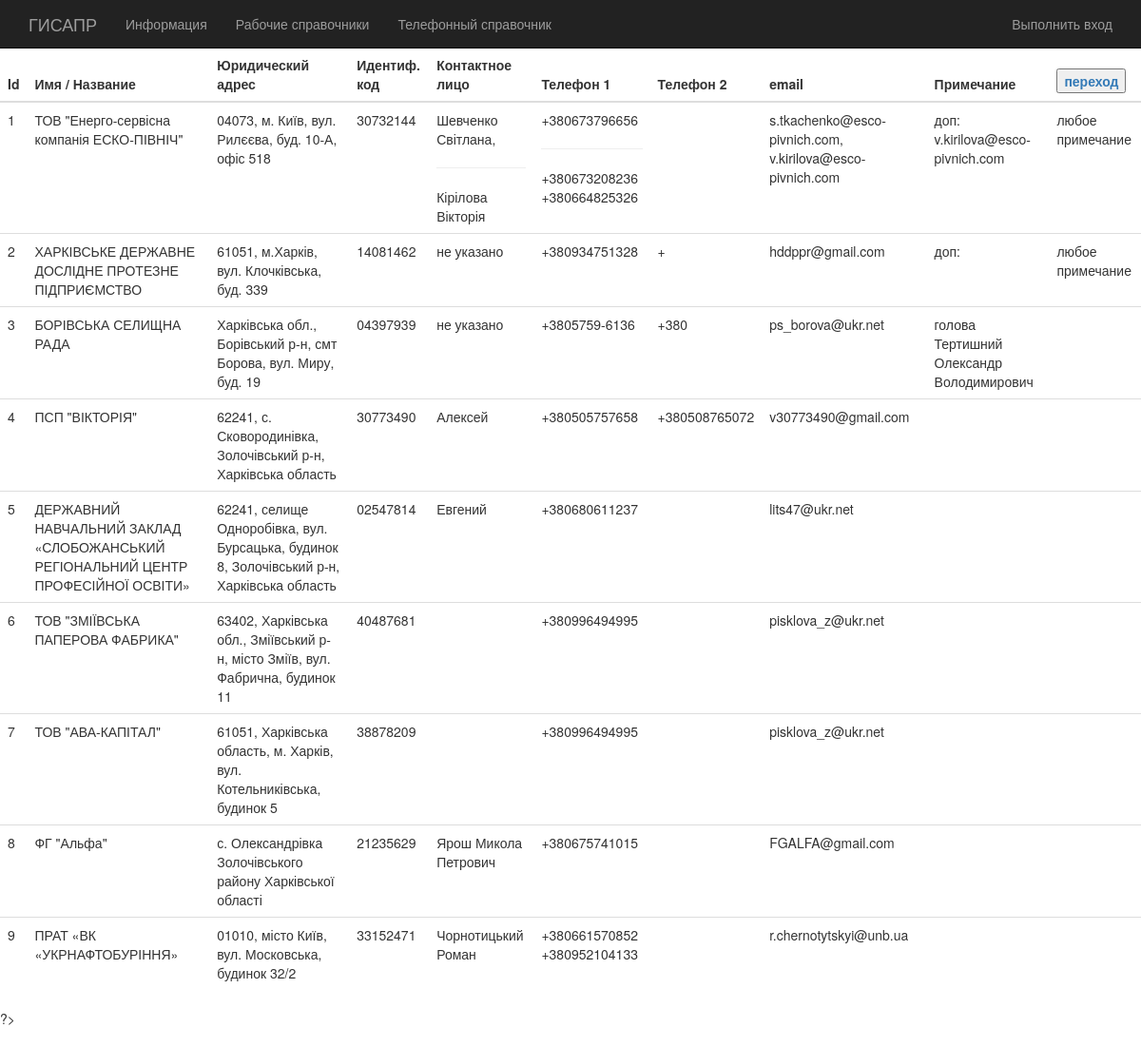
Page /zem1.php on the committed database.
### tables this page shows
CREATE TABLE `clients` (
  `id` int(11) NOT NULL,
  `name` varchar(100) NOT NULL,
  `address` varchar(255) NOT NULL,
  `code` varchar(20) NOT NULL,
  `passport` varchar(255) NOT NULL,
  `contact` varchar(100) NOT NULL,
  `phone` varchar(200) NOT NULL,
  `phone2` varchar(13) NOT NULL,
  `email` varchar(100) NOT NULL,
  `note` varchar(255) NOT NULL,
  `note2` varchar(255) NOT NULL
);

### zem1.php (the view, shortened to what this page needs)
<?php
require_once "connectdb.php";
$res = mysqli_query($db, "SELECT * FROM clients");
$data = mysqli_fetch_all($res, MYSQLI_ASSOC);
?>
<!DOCTYPE html>
<html lang="en">
<head>
    <link href="./css/bootstrap.css" rel="stylesheet">
    <link href="./css/site.css" rel="stylesheet">
</head>
<body>
<body>
    <div class="navbar navbar-inverse navbar-fixed-top">
        <div class="container">
            <div class="navbar-header">
                <a class="navbar-brand" href="../index.php">ГИСАПР</a>
            </div>
            <div class="navbar-collapse collapse">
                <ul class="nav navbar-nav">
                    <li><a href="https://localhost:44315/Home/About">Информация</a></li>
                    <li><a href="https://localhost:44315/">Рабочие справочники</a></li>
                    <li><a href="./phone.php">Телефонный справочник</a></li>
                    <li><a href="./phone.php" value="User"></a></li>
                </ul>
                <ul class="nav navbar-nav navbar-right">
                    <li><a href="../index.php" id="loginLink">Выполнить вход</a></li>
                </ul>
            </div>
        </div>
    </div>
<table class="table">
  <thead>
    <tr>
      <th scope="col">Id</th>
      <th scope="col">Имя / Название</th>
      <th scope="col">Юридический адрес</th>
      <th scope="col">Идентиф. код</th>
      <th scope="col">Контактное лицо</th>
      <th scope="col">Телефон 1</th>
      <th scope="col">Телефон 2</th>
      <th scope="col">email</th>
      <th scope="col">Примечание</th>
      <th scope="col"> <button><a href="index2.html" /> переход</button> </th>
    </tr>
  </thead>
  <tbody>
  <?php foreach($data as $item):?>
    <tr>
      <td><?= $item['id'] ?></td>
      <td><?= $item['name'] ?></td>
      <td><?= $item['address'] ?></td>
      <td><?= $item['code'] ?></td>
      <td><?= $item['contact'] ?></td>
      <td><?= $item['phone'] ?></td>
      <td><?= $item['phone2'] ?></td>
      <td><?= $item['email'] ?></td>
      <td><?= $item['note'] ?></td>
      <td><?= $item['note2'] ?></td>
    </tr>
  <?php endforeach;?>
  </tbody>
</table>
</body>
</html>

### zem1.php (style rules this page uses)
.table { width:100%;margin-bottom:1rem; }
.table td { padding:1rem;border-top:1px solid #dee2e6 }
.table thead th { vertical-align:bottom;border-bottom:1px solid #dee2e6 }
.table th { text-align:left;padding:1rem;border-top:1px solid #dee2e6 }

### rows in the picture
clients: id "1", name "ТОВ \"Енерго-сервісна компанія ЕСКО-ПІВНІЧ\"", address "04073, м. Київ, вул. Рилєєва, буд. 10-А, офіс 518", code "30732144", contact "Шевченко Світлана, Кірілова Вікторія", phone "+380673796656 +380673208236 +380664825326", email "s.tkachenko@esco-pivnich.com, v.kirilova@esco-pivnich.com", note "доп: v.kirilova@esco-pivnich.com", note2 "любое примечание"
clients: id "2", name "ХАРКІВСЬКЕ ДЕРЖАВНЕ ДОСЛІДНЕ ПРОТЕЗНЕ ПІДПРИЄМСТВО", address "61051, м.Харків, вул. Клочківська, буд. 339", code "14081462", contact "не указано", phone "+380934751328", phone2 "+", email "hddppr@gmail.com", note "доп:", note2 "любое примечание"
clients: id "3", name "БОРІВСЬКА СЕЛИЩНА РАДА", address "Харківська обл., Борівський р-н, смт Борова, вул. Миру, буд. 19", code "04397939", contact "не указано", phone "+3805759-6136", phone2 "+380", email "ps_borova@ukr.net", note "голова Тертишний Олександр Володимирович"
clients: id "4", name "ПСП \"ВІКТОРІЯ\"", address "62241, с. Сковородинівка, Золочівський р-н, Харківська область", code "30773490", contact "Алексей", phone "+380505757658", phone2 "+380508765072", email "v30773490@gmail.com"
clients: id "5", name "ДЕРЖАВНИЙ НАВЧАЛЬНИЙ ЗАКЛАД «СЛОБОЖАНСЬКИЙ РЕГІОНАЛЬНИЙ ЦЕНТР ПРОФЕСІЙНОЇ ОСВІТИ»", address "62241, селище Одноробівка, вул. Бурсацька, будинок 8, Золочівський р-н, Харківська область", code "02547814", contact "Евгений", phone "+380680611237", email "lits47@ukr.net"
clients: id "6", name "ТОВ \"ЗМІЇВСЬКА ПАПЕРОВА ФАБРИКА\"", address "63402, Харківська обл., Зміївський р-н, місто Зміїв, вул. Фабрична, будинок 11", code "40487681", phone "+380996494995", email "pisklova_z@ukr.net"
clients: id "7", name "ТОВ \"АВА-КАПІТАЛ\"", address "61051, Харківська область, м. Харків, вул. Котельниківська, будинок 5", code "38878209", phone "+380996494995", email "pisklova_z@ukr.net"
clients: id "8", name "ФГ \"Альфа\"", address "с. Олександрівка Золочівського району Харківської області", code "21235629", contact "Ярош Микола Петрович", phone "+380675741015", email "FGALFA@gmail.com"
clients: id "9", name "ПРАТ «ВК «УКРНАФТОБУРІННЯ»", address "01010, місто Київ, вул. Московська, будинок 32/2", code "33152471", contact "Чорнотицький Роман", phone "+380661570852 +380952104133", email "r.chernotytskyi@unb.ua"
